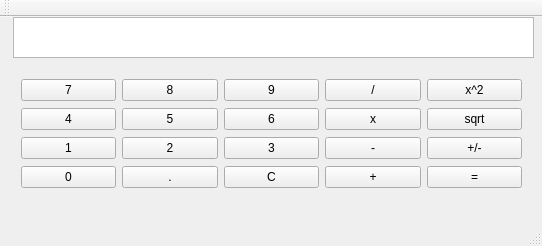
<?xml version="1.0" encoding="UTF-8"?>
<ui version="4.0">
 <class>MainWindow</class>
 <widget class="QMainWindow" name="MainWindow">
  <property name="geometry">
   <rect>
    <x>0</x>
    <y>0</y>
    <width>542</width>
    <height>246</height>
   </rect>
  </property>
  <property name="windowTitle">
   <string>MainWindow</string>
  </property>
  <widget class="QWidget" name="centralWidget">
   <widget class="QTextEdit" name="summator">
    <property name="geometry">
     <rect>
      <x>13</x>
      <y>0</y>
      <width>521</width>
      <height>41</height>
     </rect>
    </property>
    <property name="font">
     <font>
      <pointsize>14</pointsize>
     </font>
    </property>
    <property name="layoutDirection">
     <enum>Qt::LeftToRight</enum>
    </property>
    <property name="textInteractionFlags">
     <set>Qt::TextSelectableByKeyboard|Qt::TextSelectableByMouse</set>
    </property>
   </widget>
   <widget class="QWidget" name="">
    <property name="geometry">
     <rect>
      <x>10</x>
      <y>50</y>
      <width>523</width>
      <height>136</height>
     </rect>
    </property>
    <layout class="QVBoxLayout" name="verticalLayout">
     <item>
      <layout class="QHBoxLayout" name="horizontalLayout_4">
       <item>
        <widget class="QPushButton" name="button_7">
         <property name="text">
          <string>7</string>
         </property>
        </widget>
       </item>
       <item>
        <widget class="QPushButton" name="button_8">
         <property name="text">
          <string>8</string>
         </property>
        </widget>
       </item>
       <item>
        <widget class="QPushButton" name="button_9">
         <property name="text">
          <string>9</string>
         </property>
        </widget>
       </item>
       <item>
        <widget class="QPushButton" name="button_div">
         <property name="text">
          <string>/</string>
         </property>
        </widget>
       </item>
       <item>
        <widget class="QPushButton" name="button_pow">
         <property name="text">
          <string>x^2</string>
         </property>
        </widget>
       </item>
      </layout>
     </item>
     <item>
      <layout class="QHBoxLayout" name="horizontalLayout">
       <item>
        <widget class="QPushButton" name="button_4">
         <property name="text">
          <string>4</string>
         </property>
        </widget>
       </item>
       <item>
        <widget class="QPushButton" name="button_5">
         <property name="text">
          <string>5</string>
         </property>
        </widget>
       </item>
       <item>
        <widget class="QPushButton" name="button_6">
         <property name="text">
          <string>6</string>
         </property>
        </widget>
       </item>
       <item>
        <widget class="QPushButton" name="button_mul">
         <property name="text">
          <string>x</string>
         </property>
        </widget>
       </item>
       <item>
        <widget class="QPushButton" name="button_sqrt">
         <property name="text">
          <string>sqrt</string>
         </property>
        </widget>
       </item>
      </layout>
     </item>
     <item>
      <layout class="QHBoxLayout" name="horizontalLayout_2">
       <item>
        <widget class="QPushButton" name="button_1">
         <property name="text">
          <string>1</string>
         </property>
        </widget>
       </item>
       <item>
        <widget class="QPushButton" name="button_2">
         <property name="text">
          <string>2</string>
         </property>
        </widget>
       </item>
       <item>
        <widget class="QPushButton" name="button_3">
         <property name="text">
          <string>3</string>
         </property>
        </widget>
       </item>
       <item>
        <widget class="QPushButton" name="button_dif">
         <property name="text">
          <string>-</string>
         </property>
        </widget>
       </item>
       <item>
        <widget class="QPushButton" name="button_inv">
         <property name="text">
          <string>+/-</string>
         </property>
        </widget>
       </item>
      </layout>
     </item>
     <item>
      <layout class="QHBoxLayout" name="horizontalLayout_3">
       <item>
        <widget class="QPushButton" name="button_0">
         <property name="text">
          <string>0</string>
         </property>
        </widget>
       </item>
       <item>
        <widget class="QPushButton" name="button_dot">
         <property name="text">
          <string>.</string>
         </property>
        </widget>
       </item>
       <item>
        <widget class="QPushButton" name="button_c">
         <property name="text">
          <string>C</string>
         </property>
        </widget>
       </item>
       <item>
        <widget class="QPushButton" name="button_plus">
         <property name="text">
          <string>+</string>
         </property>
        </widget>
       </item>
       <item>
        <widget class="QPushButton" name="button_equal">
         <property name="text">
          <string>=</string>
         </property>
        </widget>
       </item>
      </layout>
     </item>
    </layout>
   </widget>
  </widget>
  <widget class="QMenuBar" name="menuBar">
   <property name="geometry">
    <rect>
     <x>0</x>
     <y>0</y>
     <width>542</width>
     <height>25</height>
    </rect>
   </property>
  </widget>
  <widget class="QToolBar" name="mainToolBar">
   <attribute name="toolBarArea">
    <enum>TopToolBarArea</enum>
   </attribute>
   <attribute name="toolBarBreak">
    <bool>false</bool>
   </attribute>
  </widget>
  <widget class="QStatusBar" name="statusBar"/>
 </widget>
 <layoutdefault spacing="6" margin="11"/>
 <resources/>
 <connections>
  <connection>
   <sender>button_1</sender>
   <signal>clicked()</signal>
   <receiver>MainWindow</receiver>
   <slot>digitClicked()</slot>
   <hints>
    <hint type="sourcelabel">
     <x>98</x>
     <y>169</y>
    </hint>
    <hint type="destinationlabel">
     <x>112</x>
     <y>153</y>
    </hint>
   </hints>
  </connection>
  <connection>
   <sender>button_2</sender>
   <signal>clicked()</signal>
   <receiver>MainWindow</receiver>
   <slot>digitClicked()</slot>
   <hints>
    <hint type="sourcelabel">
     <x>163</x>
     <y>178</y>
    </hint>
    <hint type="destinationlabel">
     <x>163</x>
     <y>192</y>
    </hint>
   </hints>
  </connection>
  <connection>
   <sender>button_3</sender>
   <signal>clicked()</signal>
   <receiver>MainWindow</receiver>
   <slot>digitClicked()</slot>
   <hints>
    <hint type="sourcelabel">
     <x>301</x>
     <y>179</y>
    </hint>
    <hint type="destinationlabel">
     <x>301</x>
     <y>189</y>
    </hint>
   </hints>
  </connection>
  <connection>
   <sender>button_6</sender>
   <signal>clicked()</signal>
   <receiver>MainWindow</receiver>
   <slot>digitClicked()</slot>
   <hints>
    <hint type="sourcelabel">
     <x>265</x>
     <y>144</y>
    </hint>
    <hint type="destinationlabel">
     <x>254</x>
     <y>124</y>
    </hint>
   </hints>
  </connection>
  <connection>
   <sender>button_4</sender>
   <signal>clicked()</signal>
   <receiver>MainWindow</receiver>
   <slot>digitClicked()</slot>
   <hints>
    <hint type="sourcelabel">
     <x>87</x>
     <y>135</y>
    </hint>
    <hint type="destinationlabel">
     <x>96</x>
     <y>123</y>
    </hint>
   </hints>
  </connection>
  <connection>
   <sender>button_5</sender>
   <signal>clicked()</signal>
   <receiver>MainWindow</receiver>
   <slot>digitClicked()</slot>
   <hints>
    <hint type="sourcelabel">
     <x>209</x>
     <y>142</y>
    </hint>
    <hint type="destinationlabel">
     <x>216</x>
     <y>152</y>
    </hint>
   </hints>
  </connection>
  <connection>
   <sender>button_7</sender>
   <signal>clicked()</signal>
   <receiver>MainWindow</receiver>
   <slot>digitClicked()</slot>
   <hints>
    <hint type="sourcelabel">
     <x>29</x>
     <y>113</y>
    </hint>
    <hint type="destinationlabel">
     <x>24</x>
     <y>121</y>
    </hint>
   </hints>
  </connection>
  <connection>
   <sender>button_8</sender>
   <signal>clicked()</signal>
   <receiver>MainWindow</receiver>
   <slot>digitClicked()</slot>
   <hints>
    <hint type="sourcelabel">
     <x>187</x>
     <y>98</y>
    </hint>
    <hint type="destinationlabel">
     <x>184</x>
     <y>87</y>
    </hint>
   </hints>
  </connection>
  <connection>
   <sender>button_9</sender>
   <signal>clicked()</signal>
   <receiver>MainWindow</receiver>
   <slot>digitClicked()</slot>
   <hints>
    <hint type="sourcelabel">
     <x>308</x>
     <y>113</y>
    </hint>
    <hint type="destinationlabel">
     <x>308</x>
     <y>86</y>
    </hint>
   </hints>
  </connection>
  <connection>
   <sender>button_0</sender>
   <signal>clicked()</signal>
   <receiver>MainWindow</receiver>
   <slot>digitClicked()</slot>
   <hints>
    <hint type="sourcelabel">
     <x>66</x>
     <y>211</y>
    </hint>
    <hint type="destinationlabel">
     <x>29</x>
     <y>194</y>
    </hint>
   </hints>
  </connection>
  <connection>
   <sender>button_pow</sender>
   <signal>clicked()</signal>
   <receiver>MainWindow</receiver>
   <slot>unaryOperatorClicked()</slot>
   <hints>
    <hint type="sourcelabel">
     <x>515</x>
     <y>102</y>
    </hint>
    <hint type="destinationlabel">
     <x>497</x>
     <y>84</y>
    </hint>
   </hints>
  </connection>
  <connection>
   <sender>button_sqrt</sender>
   <signal>clicked()</signal>
   <receiver>MainWindow</receiver>
   <slot>unaryOperatorClicked()</slot>
   <hints>
    <hint type="sourcelabel">
     <x>476</x>
     <y>145</y>
    </hint>
    <hint type="destinationlabel">
     <x>467</x>
     <y>123</y>
    </hint>
   </hints>
  </connection>
  <connection>
   <sender>button_inv</sender>
   <signal>clicked()</signal>
   <receiver>MainWindow</receiver>
   <slot>unaryOperatorClicked()</slot>
   <hints>
    <hint type="sourcelabel">
     <x>520</x>
     <y>174</y>
    </hint>
    <hint type="destinationlabel">
     <x>534</x>
     <y>165</y>
    </hint>
   </hints>
  </connection>
  <connection>
   <sender>button_equal</sender>
   <signal>clicked()</signal>
   <receiver>MainWindow</receiver>
   <slot>equalClicked()</slot>
   <hints>
    <hint type="sourcelabel">
     <x>518</x>
     <y>206</y>
    </hint>
    <hint type="destinationlabel">
     <x>538</x>
     <y>208</y>
    </hint>
   </hints>
  </connection>
  <connection>
   <sender>button_plus</sender>
   <signal>clicked()</signal>
   <receiver>MainWindow</receiver>
   <slot>binaryOperatorClicked()</slot>
   <hints>
    <hint type="sourcelabel">
     <x>404</x>
     <y>206</y>
    </hint>
    <hint type="destinationlabel">
     <x>403</x>
     <y>193</y>
    </hint>
   </hints>
  </connection>
  <connection>
   <sender>button_dif</sender>
   <signal>clicked()</signal>
   <receiver>MainWindow</receiver>
   <slot>binaryOperatorClicked()</slot>
   <hints>
    <hint type="sourcelabel">
     <x>407</x>
     <y>171</y>
    </hint>
    <hint type="destinationlabel">
     <x>405</x>
     <y>152</y>
    </hint>
   </hints>
  </connection>
  <connection>
   <sender>button_mul</sender>
   <signal>clicked()</signal>
   <receiver>MainWindow</receiver>
   <slot>binaryOperatorClicked()</slot>
   <hints>
    <hint type="sourcelabel">
     <x>414</x>
     <y>144</y>
    </hint>
    <hint type="destinationlabel">
     <x>427</x>
     <y>150</y>
    </hint>
   </hints>
  </connection>
  <connection>
   <sender>button_div</sender>
   <signal>clicked()</signal>
   <receiver>MainWindow</receiver>
   <slot>binaryOperatorClicked()</slot>
   <hints>
    <hint type="sourcelabel">
     <x>348</x>
     <y>102</y>
    </hint>
    <hint type="destinationlabel">
     <x>323</x>
     <y>84</y>
    </hint>
   </hints>
  </connection>
  <connection>
   <sender>button_dot</sender>
   <signal>clicked()</signal>
   <receiver>MainWindow</receiver>
   <slot>pointClicked()</slot>
   <hints>
    <hint type="sourcelabel">
     <x>192</x>
     <y>204</y>
    </hint>
    <hint type="destinationlabel">
     <x>192</x>
     <y>192</y>
    </hint>
   </hints>
  </connection>
  <connection>
   <sender>button_c</sender>
   <signal>clicked()</signal>
   <receiver>MainWindow</receiver>
   <slot>clear()</slot>
   <hints>
    <hint type="sourcelabel">
     <x>261</x>
     <y>216</y>
    </hint>
    <hint type="destinationlabel">
     <x>223</x>
     <y>191</y>
    </hint>
   </hints>
  </connection>
 </connections>
 <slots>
  <slot>digitClicked()</slot>
  <slot>unaryOperatorClicked()</slot>
  <slot>equalClicked()</slot>
  <slot>binaryOperatorClicked()</slot>
  <slot>pointClicked()</slot>
  <slot>clear()</slot>
 </slots>
</ui>
